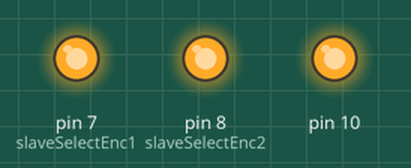
Recording of a sketch running on a simulated Arduino Uno, built with avr-gcc and run on an emulated ATmega328P. Shown: output pins drawn as LEDs (lit = HIGH). What the sketch prints to the serial monitor is not drawn.

Above: at 0.1 s.
Timing chart, 0 to 1.6 s (numbered marks = the images above):
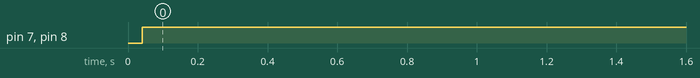

Measured:
- by itself, pin 7 (slaveSelectEnc1), pin 8 (slaveSelectEnc2): LOW → HIGH at 0.04 s

The sketch:

encoders.ino
```cpp
/*  Jamiel Rahi
 *  Astro 2.0 Capstone Team 14
 *  2018-2019
 *
 *  This program is for testing the encoders without ROS.
 */

#include "encoders.h"
#include "ls7366_driver.h"

// These hold the current encoder count.
signed long encoderRcount = 0;
signed long encoderLcount = 0;

unsigned int t, t_prev;
long c_left, c_left_prev;
long c_right, c_right_prev;
double vel_left_prev;
double vel_right_prev;
double r = 3*25.4/1000; // radius in meters

void setup() {
 Serial.begin(9600);
 initEncoders();       Serial.println("Encoders Initialized...");
 clearEncoderCount();  Serial.println("Encoders Cleared...");

 // Initialize
 t = t_prev = millis();
 c_left = c_left_prev = 0;
 c_right = c_right_prev = 0;
 vel_left_prev = vel_right_prev = 0;
}

void loop() {
 // Retrieve current encoder counters
 encoderLcount = readEncoder(1);
 encoderRcount = readEncoder(2);
 //Serial.print("LEFT TICKS: "); Serial.print(encoderLcount);
 //Serial.print("RIGHT TICKS: "); Serial.println(encoderRcount);

 c_left = encoderLcount;
 c_right = encoderRcount;
 t = millis();

 double dt = (t - t_prev)/1000.0;
 double dc_right = c_right - c_right_prev;
 double dc_left = c_left - c_left_prev;
 double vel_right = 0;
 double vel_left = 0;

 if (dt > 0.001 && abs(dc_left) > 0)
  vel_left = (2*PI*dc_left)/(LCPR*dt);

 if (dt > 0.001 && abs(dc_right) > 0)
  vel_right = (2*PI*dc_right)/(RCPR*dt);

 // Ignore sudden changes in velocity
 // when encoder ticks overflow
 if (abs(vel_left-vel_left_prev) > 100)
  vel_left = vel_left_prev;

 if (abs(vel_right-vel_right_prev) > 100)
  vel_right = vel_right_prev;

 double rpm_left = (60*vel_left)/(2*PI);
 double rpm_right = (60*vel_right)/(2*PI);
 Serial.print("LEFT: "); Serial.print(vel_left, 6);
 Serial.print("  RIGHT: "); Serial.print(vel_right, 6);
 Serial.print("  LEFT v: "); Serial.print(vel_left*r, 8);
 Serial.print("  RIGHT v: "); Serial.println(vel_right*r, 8);

 t_prev = t;
 c_left_prev = c_left;
 c_right_prev = c_right;
 vel_left_prev = vel_left;
 vel_right_prev = vel_right;
 delay(300);
}
```

encoders.h
```cpp
// REPLACE WITH YOUR HARDWARE-SPECIFIC PARAMETERS

#define PI 3.14159265

// SS pins for each LS7366
#define LEFTENC 8
#define RIGHTENC 7

// Encoder counts per revolution
#define LCPR 1997
#define RCPR 1984
```

ls7366_driver.h
```cpp
//=========================HEADER=============================================================
/*
   Dual LS7366 Quadrature Counter Test Code
   AUTHOR: Jason Traud (Modified for ROS by Jamiel Rahi)
   DATE: June 22, 2013

   This is a simple test program to read encoder counts
   collected by the LS7366 breakout board. The counts are
   then displayed in the Arduino's serial monitor at a
   baud rate of 9600

   Hardware: Arduino Uno R3
   Powered

   LS7366 Breakout    -------------   Arduino
   -----------------                    -------
            MOSI   -------------------   SDO (D11)
            MISO   -------------------   SDI (D12)
            SCK    -------------------   SCK (D13)
            SS1    -------------------   SS1 (D7)
            SS2    -------------------   SS2 (D8)
            GND    -------------------   GND
            VDD    -------------------   VCC (5.0V)

   License: CCAv3.0 Attribution-ShareAlike (http://creativecommons.org/licenses/by-sa/3.0/)
   You're free to use this code for any venture. Attribution is greatly appreciated.
//============================================================================================
*/

// Inclde the standard Arduino SPI Library, please ensure the SPI pins are
// connected properly for your Arduino version

#include <SPI.h>
#include "encoders.h"
// Slave Select pins for encoders 1 and 2
// Feel free to reallocate these pins to best suit your circuit
const int slaveSelectEnc1 = RIGHTENC;
const int slaveSelectEnc2 = LEFTENC;

void initEncoders() {

  // Set slave selects as outputs
  pinMode(slaveSelectEnc1, OUTPUT);
  pinMode(slaveSelectEnc2, OUTPUT);

  // Raise select pins
  // Communication begins when you drop the individual select signsl
  digitalWrite(slaveSelectEnc1,HIGH);
  digitalWrite(slaveSelectEnc2,HIGH);

  SPI.begin();

  // Initialize encoder 1
  //    Clock division factor: 0
  //    Negative index input
  //    free-running count mode
  //    x4 quatrature count mode (four counts per quadrature cycle)
  // NOTE: For more information on commands, see datasheet
  digitalWrite(slaveSelectEnc1,LOW);        // Begin SPI conversation
  SPI.transfer(0x88);                       // Write to MDR0
  SPI.transfer(0x03);                       // Configure to 4 byte mode
  digitalWrite(slaveSelectEnc1,HIGH);       // Terminate SPI conversation

  // Initialize encoder 2
  //    Clock division factor: 0
  //    Negative index input
  //    free-running count mode
  //    x4 quatrature count mode (four counts per quadrature cycle)
  // NOTE: For more information on commands, see datasheet
  digitalWrite(slaveSelectEnc2,LOW);        // Begin SPI conversation
  SPI.transfer(0x88);                       // Write to MDR0
  SPI.transfer(0x03);                       // Configure to 4 byte mode
  digitalWrite(slaveSelectEnc2,HIGH);       // Terminate SPI conversation
}

long readEncoder(int encoder) {

  // Initialize temporary variables for SPI read
  unsigned int count_1, count_2, count_3, count_4;
  long count_value;

  // Read encoder 1
  if (encoder == 1) {
    digitalWrite(slaveSelectEnc1,LOW);      // Begin SPI conversation
    SPI.transfer(0x60);                     // Request count
    count_1 = SPI.transfer(0x00);           // Read highest order byte
    count_2 = SPI.transfer(0x00);
    count_3 = SPI.transfer(0x00);
    count_4 = SPI.transfer(0x00);           // Read lowest order byte
    digitalWrite(slaveSelectEnc1,HIGH);     // Terminate SPI conversation
  }

  // Read encoder 2
  else if (encoder == 2) {
    digitalWrite(slaveSelectEnc2,LOW);      // Begin SPI conversation
    SPI.transfer(0x60);                      // Request count
    count_1 = SPI.transfer(0x00);           // Read highest order byte
    count_2 = SPI.transfer(0x00);
    count_3 = SPI.transfer(0x00);
    count_4 = SPI.transfer(0x00);           // Read lowest order byte
    digitalWrite(slaveSelectEnc2,HIGH);     // Terminate SPI conversation
  }

  // Calculate encoder count
  count_value = (count_1 << 8) + count_2;
  count_value = (count_value << 8) + count_3;
  count_value = (count_value << 8) + count_4;

  return count_value;
}

void clearEncoderCount() {

  // Set encoder1's data register to 0
  digitalWrite(slaveSelectEnc1,LOW);      // Begin SPI conversation
  // Write to DTR
  SPI.transfer(0x98);
  // Load data
  SPI.transfer(0x00);  // Highest order byte
  SPI.transfer(0x00);
  SPI.transfer(0x00);
  SPI.transfer(0x00);  // lowest order byte
  digitalWrite(slaveSelectEnc1,HIGH);     // Terminate SPI conversation

  delayMicroseconds(100);  // provides some breathing room between SPI conversations

  // Set encoder1's current data register to center
  digitalWrite(slaveSelectEnc1,LOW);      // Begin SPI conversation
  SPI.transfer(0xE0);
  digitalWrite(slaveSelectEnc1,HIGH);     // Terminate SPI conversation

  // Set encoder2's data register to 0
  digitalWrite(slaveSelectEnc2,LOW);      // Begin SPI conversation
  // Write to DTR
  SPI.transfer(0x98);
  // Load data
  SPI.transfer(0x00);  // Highest order byte
  SPI.transfer(0x00);
  SPI.transfer(0x00);
  SPI.transfer(0x00);  // lowest order byte
  digitalWrite(slaveSelectEnc2,HIGH);     // Terminate SPI conversation

  delayMicroseconds(100);  // provides some breathing room between SPI conversations

  // Set encoder2's current data register to center
  digitalWrite(slaveSelectEnc2,LOW);      // Begin SPI conversation
  SPI.transfer(0xE0);
  digitalWrite(slaveSelectEnc2,HIGH);     // Terminate SPI conversation
}
```
